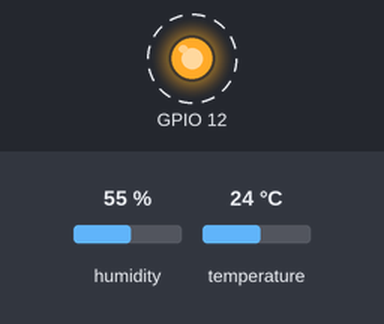
This sketch was run on a simulated ESP32. Shown: output pins drawn as LEDs (lit = HIGH). Dashed ring = blinking. The inputs (shaded band) are chosen by the test bench; at power-on: humidity 55 %, temperature 24 °C. WiFi joins after 1.5 s; servers stay silent unless stated; what the sketch prints to the serial monitor is not drawn.

Above: at 1.7 s.
Timing chart, 0 to 4.5 s (numbered marks = the images above):
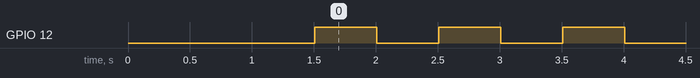

The sketch:

06_WEBSERVER_DHT.ino
```cpp
#include<WiFi.h> // Inclui biblioteca que dá acesso aos recursos da rede WiFi
#include<WebServer.h> // Inclui a biblioteca do servidor Web
#include<FreeRTOS.h> // Inclui biblioteca por meio da qual podemos configurar tarefas do SO
#include<DHT.h>

char *ssid = "NOME_DA_REDE_WIFI_AQUI"; // Nome da rede WiFi
char *password = "SENHA_DA_REDE_WIFI_AQUI"; // Senha de autenticação

// Instância do servidor Web. Deve ser fornecido a porta na qual ele vai operar.
WebServer server(80);

// Instância o objeto responsável por realizar a leitura da temperatura e da umidade
DHT dht(14, DHT22);

// Declara variáveis responsáveis por armazenar os valores de temperatura e umidad
float temperatura;
float umidade;

void setup_wifi(){
  // Inicia a conexão com a rede desejada
  WiFi.begin(ssid, password);
  Serial.print("Conectando.");

  while(WiFi.status() != WL_CONNECTED){
    // Enquanto o MCU não estiver conectado, exiba um ponto a cada meio segundo
    Serial.print(".");
    delay(500);
  }

  //Uma vez concetado, exibe o endereço IP do MCU
  Serial.println("Conectado com sucesso!!!");
  Serial.print("IP: ");
  Serial.println(WiFi.localIP());
}

void read_sensor(void * parameters){
  // Essa função precisa ter um argumento especificado

  for(;;){
    // Inicia um laço infinito
    // Atualiza as variáveis globais a cada 2 segundos

    temperatura = dht.readTemperature();
    umidade = dht.readHumidity();

    Serial.print("Temperatura: ");
    Serial.println(temperatura);
    Serial.print("Umidade: ");
    Serial.println(umidade);

    vTaskDelay(2000 / portTICK_PERIOD_MS );
  }
}

void blink_led(void *parameters){
  for(;;){
    digitalWrite(12, HIGH);
    vTaskDelay(500 / portTICK_PERIOD_MS);
    digitalWrite(12, LOW);
    vTaskDelay(500 / portTICK_PERIOD_MS);
  }
}

void setup_task(){
  xTaskCreate(
    read_sensor, // Nome da função que será executada em paralelo
    "read_sensor",
    1024, // define o tamanho da pilha reservada para a tarefa
    NULL, // parâmetros repassados para a função, no caso não será repassado
    2, // prioridade da tarefa
    NULL // Se haverá um handler para a tarefa
  );

  xTaskCreate(
    blink_led, // Nome da função que será executada em paralelo
    "blink_led",
    1024, // define o tamanho da pilha reservada para a tarefa
    NULL, // parâmetros repassados para a função, no caso não será repassado
    1, // prioridade da tarefa
    NULL // Se haverá um handler para a tarefa
  );
}


void setup_routes(){
  //Configura a rota hello_world do servidor Web
  server.on("/hello_world", send_hello_world);

  // Configura a rota que dá acesso aos dados do ambiente
  server.on("/data", send_data);

  // Incializa o servidor
  server.begin();
}

void send_hello_world(){
  // Define uma string contendo o HTML da página a ser exibida
  String html = "<html><body>";
  html += "<h1> Hello World </h1>";
  html += "<p> Isso eh um teste de rota! </p>";
  html += "</body></html>";

  // Envia o HTML. Deve ser fornecido também o código de status HTTP (200 para sucesso), bem como o tipo de conteúdo.
  server.send(200, "text/html", html);
}

void send_data(){
  // Define uma string referente ao HTML da página que exibirá os dados do sensor
  String html = "<html><body>";
  html += "<h1> Dados do Ambiente </h1>";
  html += "<p> Temperatura : ";
  html += temperatura;
  html += "</p>";
  html += "<p> Umidade: ";
  html += umidade;
  html += "</p></body></html>";

  // Envia o HTML. Deve ser fornecido também o código de status HTTP (200 para sucesso), bem como o tipo de conteúdo.
  server.send(200, "text/html", html);
}

void setup() {
  Serial.begin(115200);

  pinMode(12, OUTPUT);

  dht.begin();

  setup_wifi();
  setup_task();
  setup_routes();
}

void loop() {
  // Lida com as requisições dos clientes.
  server.handleClient();
}
```

Measured:
- by itself, GPIO 12: alternates HIGH for 0.50 s and LOW for 0.50 s
